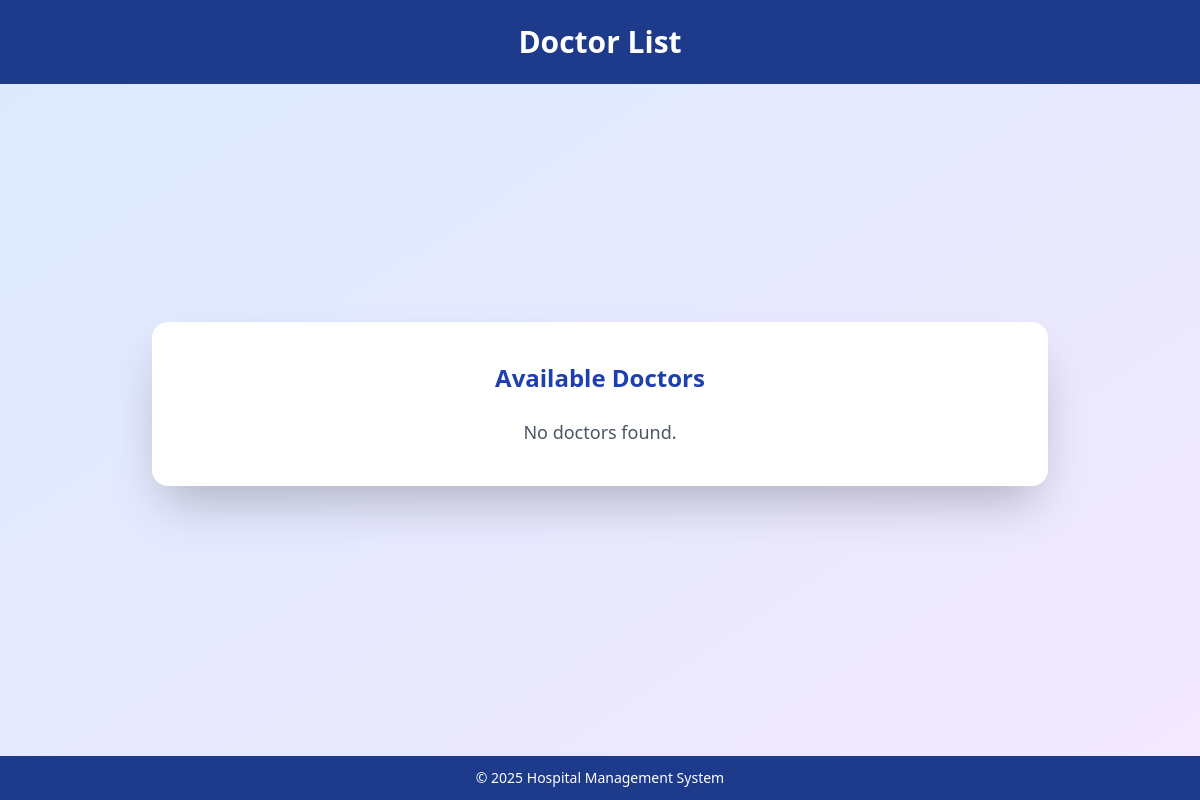
/doctors/, run on an earlier commit of the app's database.
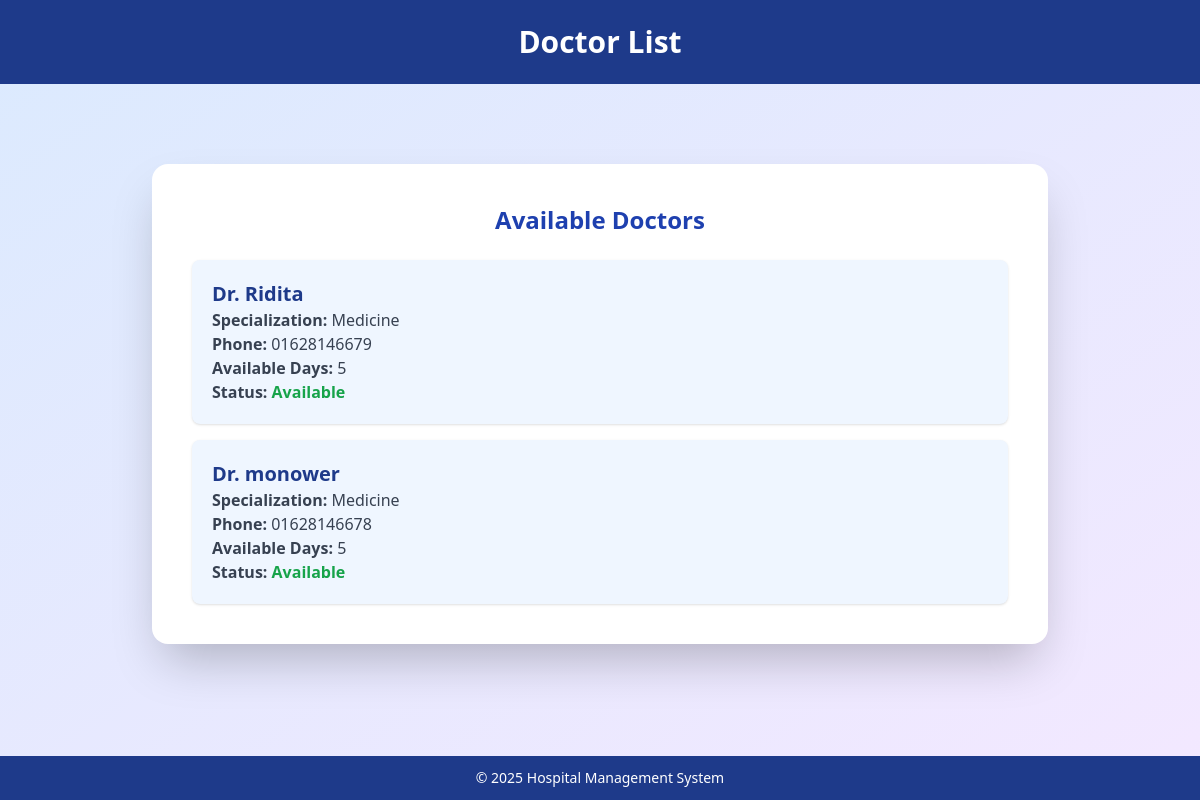
And on a later commit of the database.
### doctors/models.py (models this page shows, shortened)
class Doctor (models.Model):
    user = models.OneToOneField(CustomUser,on_delete = models.CASCADE,null=True, blank=True)
    specialization = models.CharField(max_length=100)
    phone = models.CharField(max_length=15)
    available_days = models.CharField(max_length=100)
    is_available = models.BooleanField(default = True)

### accounts/models.py (models this page shows, shortened)
class CustomUser(AbstractUser):
    ROLE_CHOICES = (
        ('admin', 'Admin',),
        ('doctor', 'Doctor'),
        ('patient', 'Patient'),
    )
    role = models.CharField(max_length=20, choices=ROLE_CHOICES)

### doctors/views.py (the view)
# urls.py: path('', views.doctor_list, name='doctor_list'),
def doctor_list(request):
    doctors = Doctor.objects.all()
    return render(request, 'doctors/doctor_list.html', {'doctors': doctors})

### doctors/templates/doctors/doctor_list.html (shortened to what this page needs)
{% load static %}
<!DOCTYPE html>
<html lang="en">
<head>
    <script src="https://cdn.tailwindcss.com"></script>
</head>
<body class="flex flex-col min-h-screen bg-gradient-to-br from-blue-100 to-purple-100">
    <header class="bg-blue-900 text-white text-center py-6 text-3xl font-bold">
        Doctor List
    </header>
    <main class="flex flex-1 items-center justify-center">
        <div class="bg-white p-10 rounded-2xl shadow-2xl w-full max-w-4xl">
            <h2 class="text-2xl font-bold text-center mb-6 text-blue-800">Available Doctors</h2>
            {% if doctors %}
                <ul class="space-y-4">
                    {% for doctor in doctors %}
                        <li class="bg-blue-50 p-5 rounded-lg shadow hover:shadow-md transition duration-300">
                            <h3 class="text-xl font-semibold text-blue-900">Dr. {{ doctor.user.get_full_name|default:doctor.user.username }}</h3>
                            <p class="text-gray-700"><strong>Specialization:</strong> {{ doctor.specialization }}</p>
                            <p class="text-gray-700"><strong>Phone:</strong> {{ doctor.phone }}</p>
                            <p class="text-gray-700"><strong>Available Days:</strong> {{ doctor.available_days }}</p>
                            <p class="text-gray-700"><strong>Status:</strong>
                                {% if doctor.is_available %}
                                    <span class="text-green-600 font-semibold">Available</span>
                                {% else %}
                                    <span class="text-red-600 font-semibold">Not Available</span>
                                {% endif %}
                            </p>
                        </li>
                    {% endfor %}
                </ul>
            {% else %}
                <p class="text-center text-lg text-gray-600">No doctors found.</p>
            {% endif %}
        </div>
    </main>
    <footer class="bg-blue-900 text-white text-center py-3 text-sm mt-8">
        &copy; 2025 Hospital Management System
    </footer>
</body>
</html>

What changed in the data, as far as the page shows it:
added Doctor: user.get_full_name "Ridita", specialization "Medicine", phone "01628146679", available_days "5", is_available "Available"
added Doctor: user.get_full_name "monower", specialization "Medicine", phone "01628146678", available_days "5", is_available "Available"
Also different on the page:
text no longer shown: "No doctors found."
